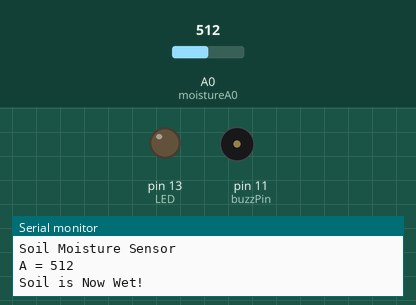
This sketch was run on a simulated Arduino Uno, built with avr-gcc and run on an emulated ATmega328P. Parts: output pins drawn as LEDs (lit = HIGH), buzzer (waves = sounding, pin HIGH), the last lines printed to the serial monitor. Dashed ring = blinking. Inputs (shaded band) come from the test bench; at power-on: A0 (moistureA0) = 512.

Above: at 1.8 s.
1.9 s: A0 (moistureA0) set to 890
3.4 s: A0 (moistureA0) set to 919
At 4.8 s:
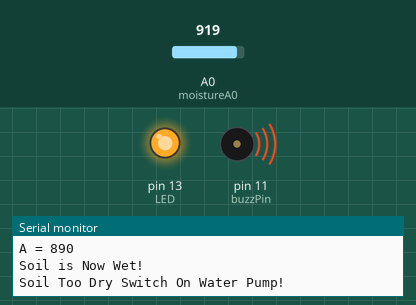
6.4 s: A0 (moistureA0) set to 900
At 7.5 s:
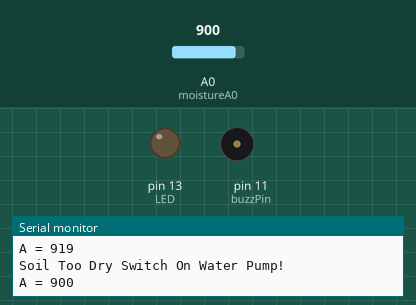
8.5 s: A0 (moistureA0) set to 1023
At 9.8 s:
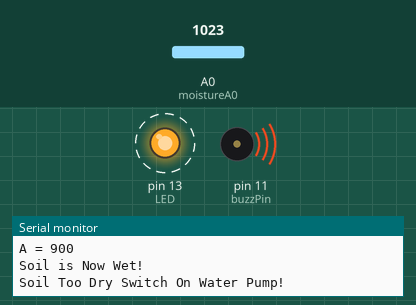
Timing chart, 0 to 12.5 s (numbered marks = the images above; inputs shaded):
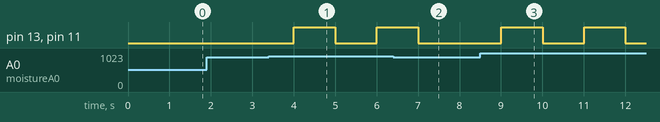

The sketch:

soil_moisture_monitoring.ino
```cpp
/*
The sketch first defines Arduino pin A0 so that it reads the moisture sensor value.
It then defines Arduino pin 11 as output for the buzzer, and pin 13 as output for the LED.
Use the Serial.Println() function to send the reading from the sensor to the IDE, in order
to see the value on the screen.

Change the value in the line

if(analogRead(0) > 900){

depending on the reading from the sensor when it is dry (here it’s 900). When the soil is
moist, this value will be below 900, so the LED and buzzer will remain off. When the value
rises above 900, it means the soil is drying out, and the buzzer and LED will alert you to
water your plant.
*/

const int moistureA0 = 0;
int pinA0 = 0; //pin connected to A0 of the controller
int tmp = 0; //value of the analog pin
int buzzPin = 11; //pin connected to the piezo buzzer
int LED = 13; //pin connected to the led

void setup() {
  // put your setup code here, to run once:
  Serial.begin(9600); //Send arduino reading to IDE
  Serial.println("Soil Moisture Sensor");
  pinMode(moistureA0, INPUT); //set pin as input
  pinMode(buzzPin, OUTPUT); //set pin as output
  pinMode(LED, OUTPUT); //set pin as output

}

void loop() {
  // put your main code here, to run repeatedly:
  tmp = analogRead(moistureA0);
  if (tmp != pinA0){
      pinA0 = tmp;
      Serial.print("A = "); //Show the resistance value of the sensor in the IDE
      Serial.println(pinA0);
    }
  delay(1000);

  if(analogRead(0) > 900){  //if the resistance is high (in dry soil)
    Serial.println("Soil Too Dry Switch On Water Pump!");
    digitalWrite(buzzPin, HIGH); //buzzer will sound
    digitalWrite(LED, HIGH); //LED will light
    delay(1000); //wait for one second
    digitalWrite(buzzPin, LOW);
    digitalWrite(LED, LOW);

    }else{ //if resistance is not high or its low (in wet soil)
      Serial.println("Soil is Now Wet!");
      digitalWrite(buzzPin,LOW); //buzzer stays off
      digitalWrite(LED, LOW); //LED does not light
      }

}
```

Measured:
- the behaviour switches between 900 and 901 on A0 (moistureA0) (found by bisection; images 0 and 1)
- after the input at 3.4 s, pin 13 (LED), pin 11 (buzzPin): LOW → HIGH after 0.60 s, → LOW 1.0 s later, → HIGH 1.0 s later
- after the input at 6.4 s, pin 13 (LED), pin 11 (buzzPin): goes on until 7.0 s, then stays LOW
- after the input at 8.5 s, pin 13 (LED), pin 11 (buzzPin): alternates HIGH for 1.0 s and LOW for 1.0 s, starting after 0.50 s
